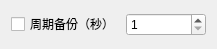
<?xml version="1.0" encoding="UTF-8"?>
<ui version="4.0">
 <class>PeriodicWidget</class>
 <widget class="QWidget" name="PeriodicWidget">
  <property name="geometry">
   <rect>
    <x>0</x>
    <y>0</y>
    <width>217</width>
    <height>49</height>
   </rect>
  </property>
  <property name="windowTitle">
   <string>Form</string>
  </property>
  <layout class="QHBoxLayout" name="horizontalLayout">
   <item>
    <widget class="QCheckBox" name="checkBox">
     <property name="text">
      <string>周期备份（秒）</string>
     </property>
    </widget>
   </item>
   <item>
    <widget class="QSpinBox" name="spinBox">
     <property name="minimum">
      <number>1</number>
     </property>
     <property name="maximum">
      <number>600</number>
     </property>
    </widget>
   </item>
  </layout>
 </widget>
 <resources/>
 <connections/>
</ui>
